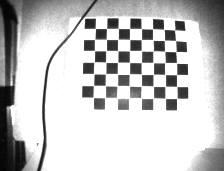
#> input picture python/camera/depth_chessboard_data/03.png, 224 x 171 px
$ jupyter execute --allow-errors Calibration_depth_and_zed_with_single_image.ipynb
#> lines starting #> are read from the running program, lines starting #| are printed output that depends on the picture; long printed decimals are rounded
[cell 1]
import numpy as np
import cv2
import glob
import matplotlib.pyplot as plt
from PIL import Image
import os
import os.path
import glob
import argparse

[cell 2]
np.set_printoptions(suppress=True)

[cell 3]
# prepare object points, like (0,0,0), (1,0,0), (2,0,0) ....,(6,5,0)
# (8,6) is for the given testing images.
# If you use the another data (e.g. pictures you take by your smartphone),
# you need to set the corresponding numbers.
corner_x = 8
corner_y = 7
objp = np.zeros((corner_x*corner_y,3), np.float32)
objp[:,:2] = np.mgrid[0:corner_x, 0:corner_y].T.reshape(-1,2)
block_len = 2.5
objp = objp * block_len

[cell 4]
_depth_mtx = np.mat([
    [211.78734743, 0, 117.65755014],
    [0, 211.60443122, 87.02191618],
    [0, 0, 1. ]])
_depth_dist = np.mat([[-1.79341292e-02 ,-1.88867100e+00, -2.02313569e-04, -4.28223089e-03
   ,3.24046539e+00]])

_RGB_mtx = np.mat([[1397.19,   0.,         911.54 ],
 [  0.,         1397.19, 511.638],
 [  0.,           0.,           1.        ]])

_RGB_dist =  np.mat([[ -0.170668, 0.0268065,  0, 0]])

[cell 5]
_objpoints = []
_imgpoints = []

_R = []
_T = []

# Test image with known cameramatrix
img = cv2.imread('depth_chessboard_data/03.png')
#> img is the input picture: shape (171, 224, 3); min 1, max 255, mean 197.2
gray = cv2.cvtColor(img, cv2.COLOR_BGR2GRAY)
plt.imshow(gray)
img_size = (img.shape[1], img.shape[0])
#> img_size = (224, 171)

#Find the chessboard corners
print('find the chessboard corners of')
ret, imgpoints = cv2.findChessboardCorners(gray, (corner_x,corner_y), None)
#> ret = True; imgpoints = 56 rows, first 8: [95.36, 28.46], [106.5, 28.49], [118.3, 28.48], [129.6, 28.48], [141.4, 28.54], [152.6, 28.97], [163.7, 29.38], [174.6, 29.98]

# #criteria:角點精準化迭代過程的終止條件
# criteria = (cv2.TERM_CRITERIA_EPS + cv2.TERM_CRITERIA_MAX_ITER, 30, 0.001)
# #執行亞畫素級角點檢測
# imgpoints = cv2.cornerSubPix(gray,imgpoints,(11,11),(-1,-1),criteria)

print(imgpoints[0,0,0], imgpoints[0,0,1])
#| 95.358 28.458

_objpoints.append(objp)
_imgpoints.append(imgpoints)


retval, rvecs, tvecs = cv2.solvePnP(objp, imgpoints, _depth_mtx, _depth_dist)
#> retval = True; rvecs = [-0.0918, 0.0436, 0.014]; tvecs = [-4.87, -12.78, 45.62]

_dept_Vr = np.array(rvecs)
_dept_Tr = np.array(tvecs)

_R.append(_dept_Vr)
_T.append(_dept_Tr)

_dept_extrinsics = np.concatenate((_dept_Vr, _dept_Tr), axis=1).reshape(-1,6)
print(_dept_Tr)
#| [[ -4.874]
#|  [-12.779]
#|  [ 45.615]]
print(_dept_extrinsics)
#| [[ -0.09184  -4.874   0.04358 -12.779   0.014
#|    45.615]]

[cell 6]
_RGBimgpoints = []

_RGB_R = []
_RGB_T = []

# Test image with known cameramatrix
image = cv2.imread('zed_chessboard_data/03.jpg')
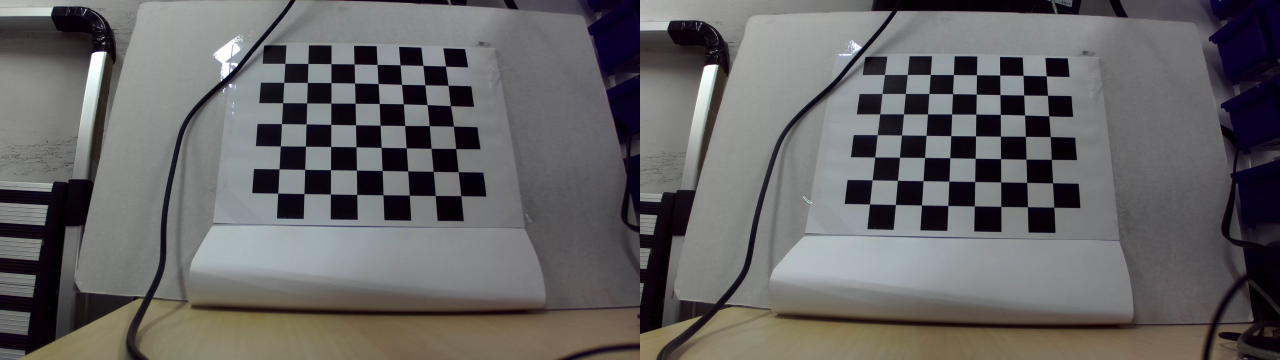
#> input picture python/camera/zed_chessboard_data/03.jpg, 3840 x 1080 px (shown at 1/3 size)
#> image is the input picture: shape (1080, 3840, 3); mean B, G, R 100.9, 100.3, 102
gray = cv2.cvtColor(image, cv2.COLOR_BGR2GRAY)
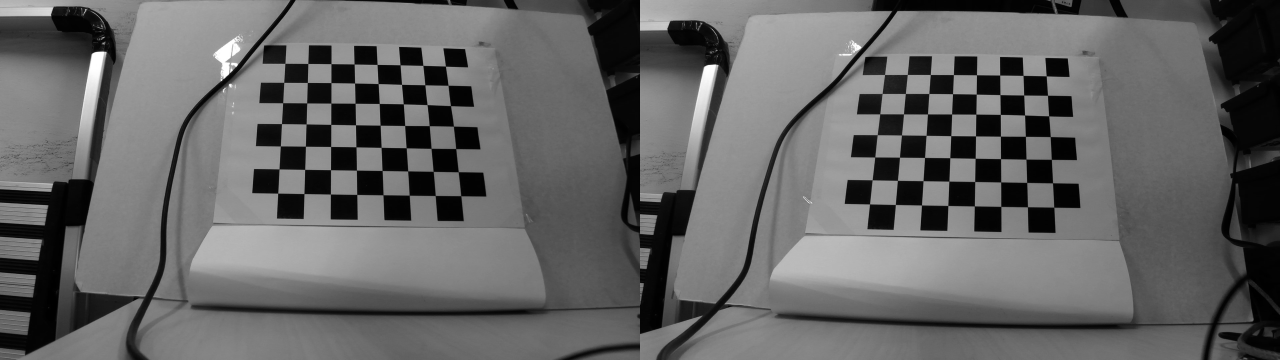
#> gray: shape (1080, 3840) (shown at 1/3 size); min 0, max 255, mean 100.8

img = image[:,:image.shape[1]//2]
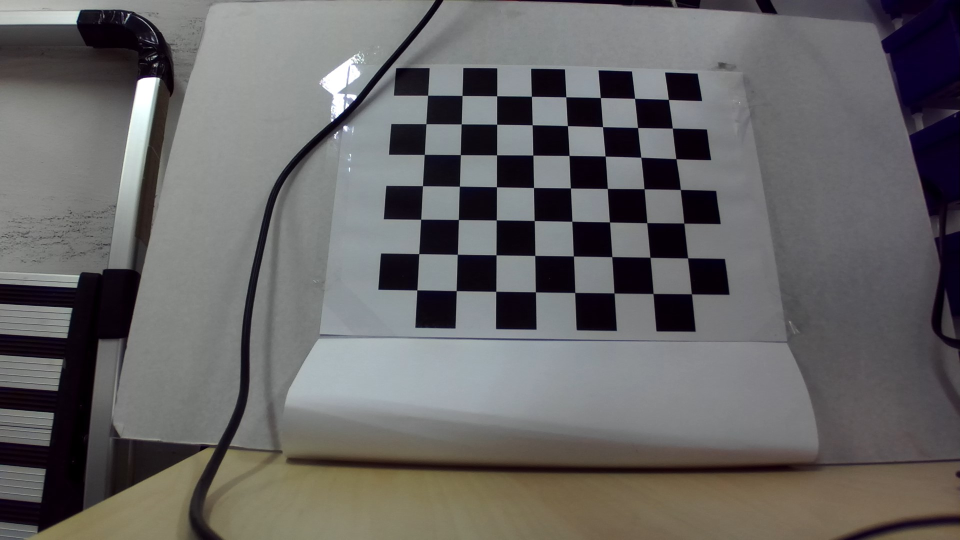
#> img: shape (1080, 1920, 3) (shown at 1/2 size); mean B, G, R 101.3, 101.4, 102.9
plt.imshow(img)
img_size = (img.shape[1], img.shape[0])
#> img_size = (1920, 1080)

#Find the chessboard corners
print('find the chessboard corners of')
ret, RGBimgpoints = cv2.findChessboardCorners(gray, (corner_x,corner_y), None)
#> RGBimgpoints = 56 rows, first 8: [855.8, 190.8], [924.5, 191.5], [993.8, 192.2], [1063.4, 193.2], [1132.2, 194.4], [1201.3, 195.9], [1269.6, 197.2], [1337.4, 199.5]

#criteria:角點精準化迭代過程的終止條件
criteria = (cv2.TERM_CRITERIA_EPS + cv2.TERM_CRITERIA_MAX_ITER, 30, 0.001)
#執行亞畫素級角點檢測
RGBimgpoints = cv2.cornerSubPix(gray,RGBimgpoints,(11,11),(-1,-1),criteria)
#> RGBimgpoints = 56 rows, first 8: [855.7, 190.9], [924.5, 191.4], [993.9, 192.2], [1063.3, 193.1], [1132.2, 194.2], [1201.2, 195.6], [1269.6, 197.1], [1337.3, 199.4]

print(RGBimgpoints[0,0,0], RGBimgpoints[0,0,1])
#| 855.7238 190.865

_RGBimgpoints.append(RGBimgpoints)


retval, RGB_rvecs, RGB_tvecs = cv2.solvePnP(objp, RGBimgpoints, _RGB_mtx, _RGB_dist)
#> RGB_rvecs = [-0.403, 0.0343, 0.0226]; RGB_tvecs = [-2.02, -11.62, 50.13]

_RGB_Vr = np.array(RGB_rvecs)
_RGB_Tr = np.array(RGB_tvecs)

_RGB_R.append(_RGB_Vr)
_RGB_T.append(_RGB_Tr)

RGB_extrinsics = np.concatenate((_RGB_Vr, _RGB_Tr), axis=1).reshape(-1,6)
#> RGB_extrinsics = [[-0.403, -2.02, 0.0343, -11.62, 0.0226, 50.13]]
print(_RGB_Tr)
#| [[ -2.022]
#|  [-11.620]
#|  [ 50.134]]
print(RGB_extrinsics)
#| [[ -0.4028   -2.022   0.03426 -11.620   0.02263
#|    50.134]]

[cell 7]
print('=== Result ===')
ret, depth_cam_int, depth_cam_dist, RGB_cam_int, RGB_cam_dist, depth_rgb_rmat, depth_rgb_tvec, E, F = cv2.stereoCalibrate(
    _objpoints,  _imgpoints, _RGBimgpoints, _depth_mtx, _depth_dist, _RGB_mtx, _RGB_dist,  None)
#> ret = 0.354; depth_cam_int = [[211.8, 0, 117.7], [0, 211.6, 87.02], [0, 0, 1]]; depth_cam_dist = [[-0.0179, -1.89, -0.000202, -0.00428, 3.24]]; RGB_cam_int = [[1397.2, 0, 911.5], [0, 1397.2, 511.6], [0, 0, 1]]; RGB_cam_dist = [[-0.171, 0.0268, 0, 0, 0]]; depth_rgb_rmat = [[1, -0.0141, -0.0128], [0.0173, 0.952, 0.306], [0.00787, -0.306, 0.952]]; depth_rgb_tvec = [3.25, -13.31, 2.84]; E = [[-0.154, 1.37, -13.53], [2.81, 0.955, -3.13], [13.36, 2.91, 0.824]]; F = [[-1.62e-07, 1.44e-06, -0.00312], [2.96e-06, 1.01e-06, -0.00113], [0.0183, 0.00246, 1]]

print('  RMS :', ret)
#|   RMS : 0.3545
print('  Depth Camera intrinsic parameters :')
print(depth_cam_int, '    ')
#| [[211.787   0.         117.658]
#|  [  0.         211.604  87.022]
#|  [  0.           0.           1.        ]]
print('  Depth Camera distortion parameters :')
print(depth_cam_dist, '    ')
#| [[-0.01793 -1.889   -0.0002023 -0.004282  3.240]]
print('  RGB Camera intrinsic parameters :')
print(RGB_cam_int, '    ')
#| [[1397.19     0.     911.54 ]
#|  [   0.    1397.19   511.638]
#|  [   0.       0.       1.   ]]
print('  RGB Camera distortion parameters :')
print(RGB_cam_dist, '    ')
#| [[-0.1707   0.02681  0.         0.         0.       ]]
print('  Rotation matrix / translation vector from depth camera to zed camera')
print('  (they translate points from zed camera coord to depth camera coord) :')
print('     right         up       forward')
print(depth_rgb_rmat, '    ')
#| [[ 0.9998 -0.01408 -0.01278]
#|  [ 0.01732  0.952  0.3055]
#|  [ 0.007866 -0.3057  0.9521]]
print(depth_rgb_tvec, '    ')
#| [[  3.254]
#|  [-13.306]
#|  [  2.836]]
print()
print('Rotation vector')
v,_ = cv2.Rodrigues(depth_rgb_rmat)
#> v = [-0.311, -0.0105, 0.016]
print(v)
#| [[-0.3106]
#|  [-0.01049]
#|  [ 0.01596]]

[cell 8]
#https://www.learnopencv.com/rotation-matrix-to-euler-angles/
def rotationMatrixToEulerAngles(R) :
    sy = math.sqrt(R[0,0] * R[0,0] +  R[1,0] * R[1,0])
    singular = sy < 1e-6
    if  not singular :
        x = math.atan2(R[2,1] , R[2,2])
        y = math.atan2(-R[2,0], sy)
        z = math.atan2(R[1,0], R[0,0])
    else :
        x = math.atan2(-R[1,2], R[1,1])
        y = math.atan2(-R[2,0], sy)
        z = 0
    return np.array([x, y, z])

#> (the rest of this cell did not finish here and is left out)

[cell 9]
import math
# //calculate rotation angles
theta = cv2.norm(v)
#> theta = 0.311
theta = (float)(math.sqrt(v[0]*v[0] + v[1]*v[1] + v[2] *v[2])*180/math.pi);
#> theta = 17.83

#     transformed to quaterniond
q = np.zeros((4))
q[0] = math.cos(theta / 2)
q[1] = math.sin(theta / 2)*v[0] / theta
q[2] = -math.sin(theta / 2)*v[1] / theta
q[3] = math.sin(theta / 2)*v[2] / theta

print(q, theta)
#| [-0.8726  -0.008508   0.0002874  0.0004371] 17.829


ysqr = q[2] * q[2];

# // pitch (x-axis rotation)
t0 = +2.0 * (q[0] * q[1] + q[2] *q[3])
t1 = +1.0 - 2.0 * (q[1] * q[1] + ysqr)
pitch = math.atan2(t0, t1)

# // yaw (y-axis rotation)
t2 = +2.0 * (q[0] * q[2] - q[3] * q[1])
if t2 > 1.0:
    t2 = 1.0
if t2 < -1.0:
    t2 = -1.0
yaw = math.asin(t2)

# // roll (z-axis rotation)
t3 = +2.0 * (q[0] * q[3] + q[1] * q[2])
t4 = +1.0 - 2.0 * (ysqr + q[3] * q[3])
roll = math.atan2(t3, t4)

print(pitch,yaw,roll)
